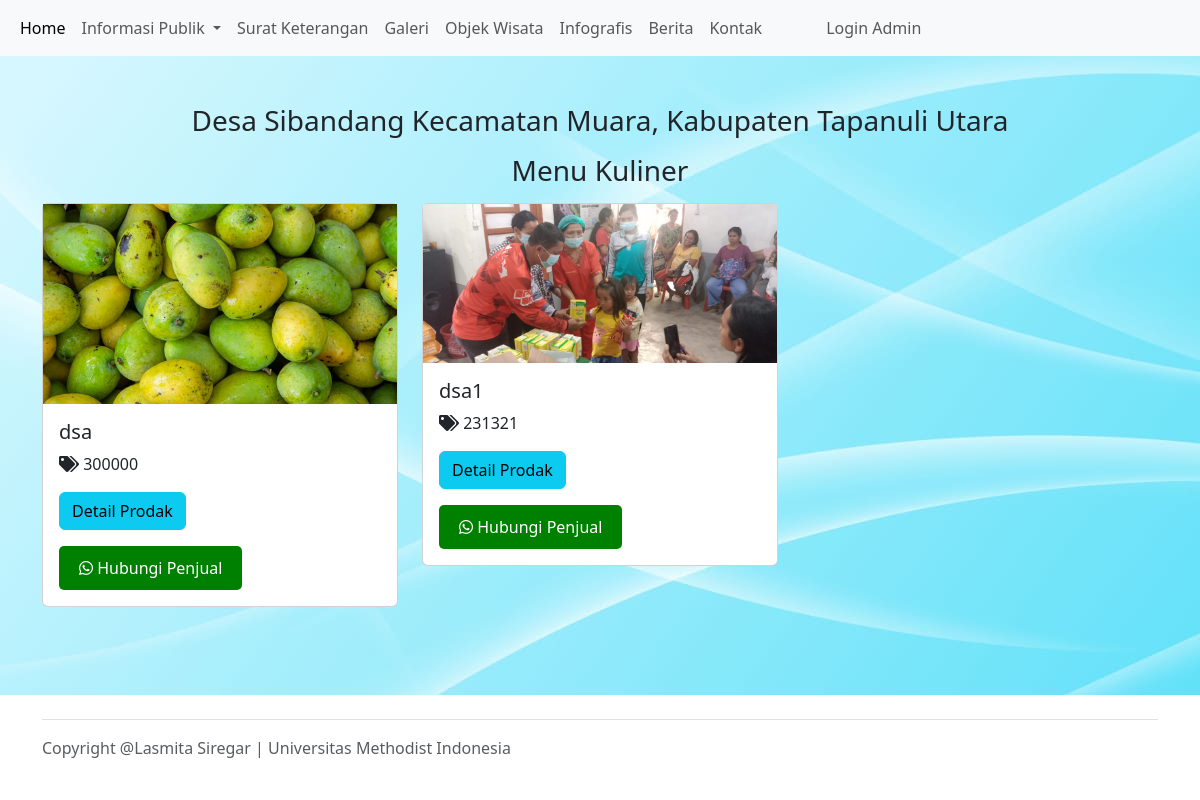
Page /user/kuliner.php on the earlier database version.
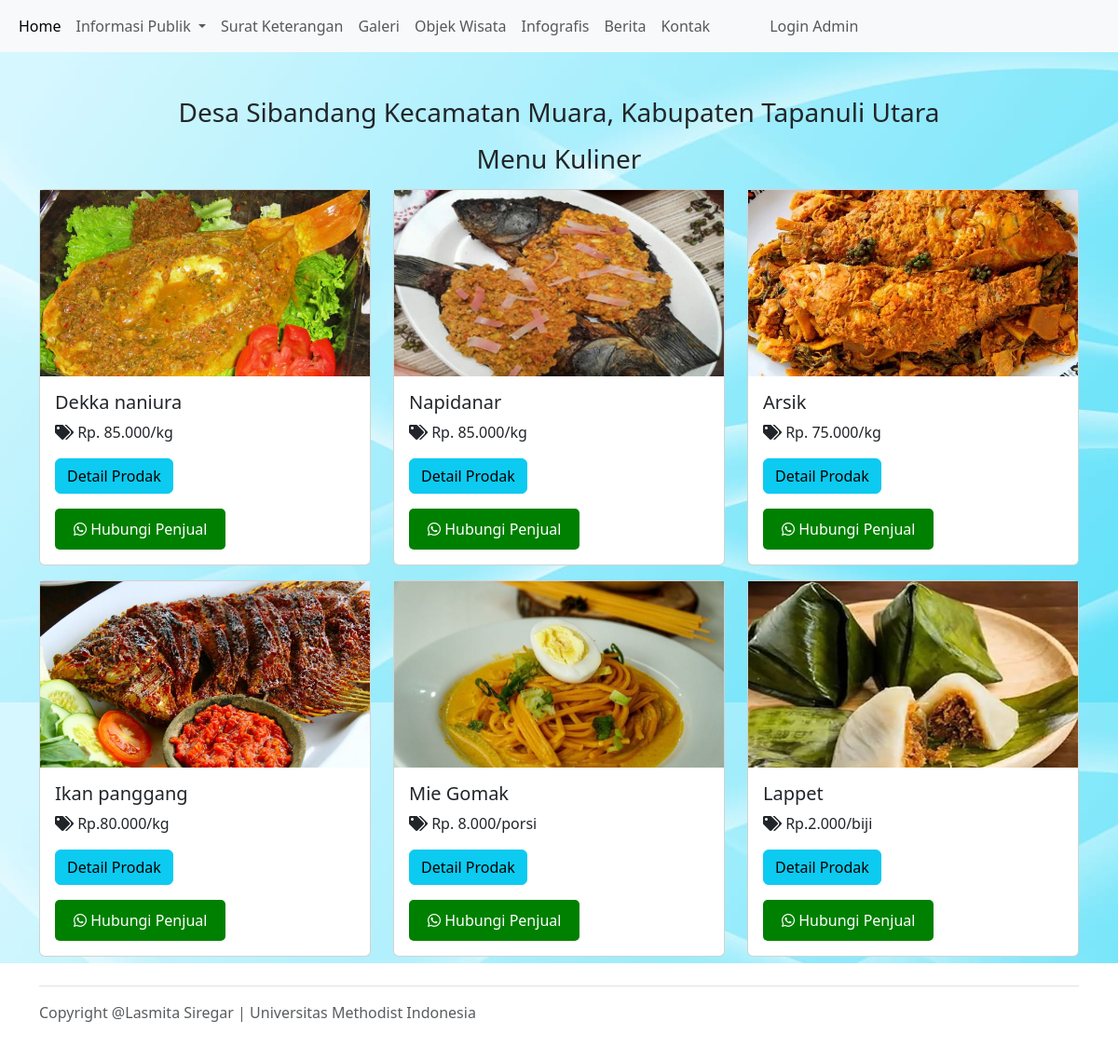
Same page on the later database version.
### tables this page shows
CREATE TABLE `kuliner` (
  `id_kuliner` int NOT NULL,
  `gambar_kuliner` varchar(255) NOT NULL,
  `judul_kuliner` varchar(255) NOT NULL,
  `slug_kuliner` varchar(255) DEFAULT NULL,
  `detail_kuliner` text NOT NULL,
  `harga` varchar(255) NOT NULL,
  `no_wa` varchar(20) NOT NULL
);

### user/kuliner.php (the view, shortened to what this page needs)
<!doctype html>
<html lang="en">
<head>
    <link href="https://cdn.jsdelivr.net/npm/bootstrap@5.3.0-alpha1/dist/css/bootstrap.min.css" rel="stylesheet">
    <link rel="stylesheet" href="https://cdnjs.cloudflare.com/ajax/libs/font-awesome/5.15.3/css/all.min.css">
</head>
<body style="background-image: url('../bg2.jpeg');">
    <?php include "navbar.php"; ?>
    <?php
    include('../config/koneksi.php');
    $query = "SELECT * FROM kuliner";
    $hasil = mysqli_query($db, $query);
    $data_kuliner = array();
    while ($row = mysqli_fetch_assoc($hasil)) {
        $data_kuliner[] = $row;
    }
    ?>
    <div class="container my-5">
        <h3 class="my-3 text-center">
            Desa Sibandang
            Kecamatan Muara, Kabupaten Tapanuli Utara
        </h3>
        <h3 class="my-3 text-center">
            Menu Kuliner
        </h3>
        <div class="row justify-content-start">
            <?php foreach ($data_kuliner as $kuliner) : ?>
                <div class="col-4 mb-3">
                    <div class="card">
                        <img src="../assets/kuliner/upload/<?= $kuliner['gambar_kuliner'] ?>" alt="<?= $kuliner['judul_kuliner'] ?>" class="img-fluid w-2000 mb-150 equal-image img-responsive" class="card-img-top">
                        <div class="card-body">
                            <h5 class="card-text"><?= $kuliner['judul_kuliner'] ?></h5>
                            <p><i class="fa fa-tags" aria-hidden="true"></i> <?= $kuliner['harga'] ?></p>
                            <p><a class="btn btn-info" href="detail-kuliner.php?id_kuliner=<?= $kuliner['id_kuliner'] ?>"> Detail Prodak</a></p>
                            <button class="whatsapp-button btn btn-sm" onclick="myFunction('<?= $kuliner['judul_kuliner'] ?>','<?= $kuliner['no_wa'] ?>')">
                                <i class="fab fa-whatsapp"></i> Hubungi Penjual
                            </button>
                        </div>
                    </div>
                </div>
            <?php endforeach ?>
        </div>
    </div>
    <br><br>
    <footer class="footer bg-white w-100" style="position:fixed;bottom:0;width:100%;">
        <div class="container">
            <footer class="d-flex justify-content-between py-3 my-4 border-top">
                <p class=" mb-0 text-muted">Copyright @Lasmita Siregar | Universitas Methodist Indonesia</p>
            </footer>
        </div>
    </footer>
</body>
</html>

Differences in the rows shown:
removed kuliner: gambar_kuliner (picture), judul_kuliner "dsa", harga "300000"
added kuliner: gambar_kuliner (picture), judul_kuliner "Dekka naniura", harga "Rp. 85.000/kg"
added kuliner: gambar_kuliner (picture), judul_kuliner "Napidanar", harga "Rp. 85.000/kg"
changed kuliner: gambar_kuliner: a different picture; judul_kuliner "dsa1" → "Arsik"; harga "231321" → "Rp. 75.000/kg"
added kuliner: gambar_kuliner (picture), judul_kuliner "Ikan panggang", harga "Rp.80.000/kg"
added kuliner: gambar_kuliner (picture), judul_kuliner "Mie Gomak", harga "Rp. 8.000/porsi"
added kuliner: gambar_kuliner (picture), judul_kuliner "Lappet", harga "Rp.2.000/biji"
